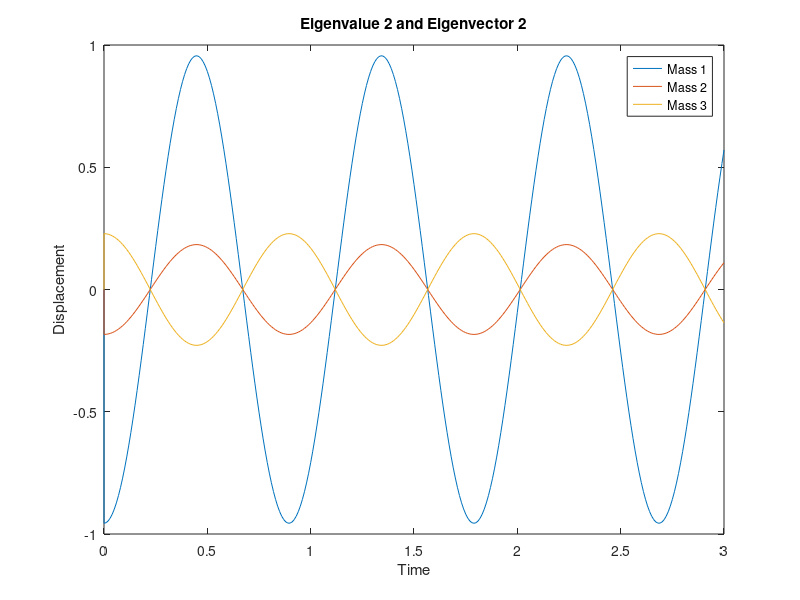

Reproduce this figure in MATLAB.
function [a] = EV2()
clc;

EV1=[-0.1675 
     0.9525 
     -0.2544];
EV2=[-0.9561
     -0.1837
     0.2284];
EV3=[0.1788
     0.5891
     0.7880];
ev1=21.7182;
ev2=7.0198;
ev3=abs(-0.739);


t=0;
x1=0;
x2=0;
x3=0;
t_final=3;
dt=.01;
t_plot=t;
x1_plot=x1;
x2_plot=x2;
x3_plot=x3;

while t<t_final
     x1=EV2(1)*cos(ev2*t);
     x2=EV2(2)*cos(ev2*t);
     x3=EV2(3)*cos(ev2*t);
     x1_plot=[x1_plot x1]
     x2_plot=[x2_plot x2]
     x3_plot=[x3_plot x3]
     t_plot=[t_plot t];
     t=t+dt;
end

%Graph and calculate errors
plot(t_plot, x1_plot, t_plot, x2_plot, t_plot, x3_plot);
xlabel('Time');
ylabel('Displacement');
title('Eigenvalue 2 and Eigenvector 2');
legend('Mass 1', 'Mass 2', 'Mass 3');
end